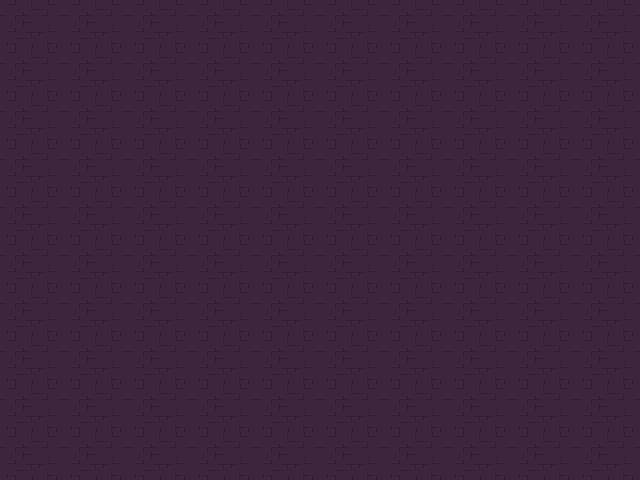

Below is a game level as drawn by its tile map, then a one-line description and the .tmx file that defines it, in full:
An orthogonal 40x30 tile map with 16x16 px tiles, 2 tile layers (Back, Front), 3 tilesets.

<map version="1.10" tiledversion="1.11.1" orientation="orthogonal" renderorder="right-down" width="40" height="30" tilewidth="16" tileheight="16" infinite="0" nextlayerid="4" nextobjectid="1">
 <tileset firstgid="1" name="Dungeon_Tileset" tilewidth="16" tileheight="16" tilecount="100" columns="10">
  <image source="../assets/2D Pixel Dungeon Asset Pack/character and tileset/Dungeon_Tileset.png" width="160" height="160" />
 </tileset>
 <tileset firstgid="101" name="tileset" tilewidth="16" tileheight="16" tilecount="44" columns="11">
  <image source="../assets/Hana Caraka Mining - Free/tileset.png" width="176" height="64" />
 </tileset>
 <tileset firstgid="145" name="ores n gems info" tilewidth="16" tileheight="16" tilecount="63" columns="9">
  <image source="../assets/Hana Caraka Mining - Free/ores n gems info.png" width="144" height="112" />
 </tileset>
 <layer id="2" name="Back" width="40" height="30">
  <data encoding="csv">
7,8,9,10,7,8,9,10,7,8,9,10,7,8,9,10,7,8,9,10,7,8,9,10,7,8,9,10,7,8,9,10,7,8,9,10,7,8,9,10,
17,18,19,20,17,18,19,20,17,18,19,20,17,18,19,20,17,18,19,20,17,18,19,20,17,18,19,20,17,18,19,20,17,18,19,20,17,18,19,20,
27,28,29,30,27,28,29,30,27,28,29,30,27,28,29,30,27,28,29,30,27,28,29,30,27,28,29,30,27,28,29,30,27,28,29,30,27,28,29,30,
7,8,9,10,7,8,9,10,7,8,9,10,7,8,9,10,7,8,9,10,7,8,9,10,7,8,9,10,7,8,9,10,7,8,9,10,7,8,9,10,
17,18,19,20,17,18,19,20,17,18,19,20,17,18,19,20,17,18,19,20,17,18,19,20,17,18,19,20,17,18,19,20,17,18,19,20,17,18,19,20,
27,28,29,30,27,28,29,30,27,28,29,30,27,28,29,30,27,28,29,30,27,28,29,30,27,28,29,30,27,28,29,30,27,28,29,30,27,28,29,30,
7,8,9,10,7,8,9,10,7,8,9,10,7,8,9,10,7,8,9,10,7,8,9,10,7,8,9,10,7,8,9,10,7,8,9,10,7,8,9,10,
17,18,19,20,17,18,19,20,17,18,19,20,17,18,19,20,17,18,19,20,17,18,19,20,17,18,19,20,17,18,19,20,17,18,19,20,17,18,19,20,
27,28,29,30,27,28,29,30,27,28,29,30,27,28,29,30,27,28,29,30,27,28,29,30,27,28,29,30,27,28,29,30,27,28,29,30,27,28,29,30,
7,8,9,10,7,8,9,10,7,8,9,10,7,8,9,10,7,8,9,10,7,8,9,10,7,8,9,10,7,8,9,10,7,8,9,10,7,8,9,10,
17,18,19,20,17,18,19,20,17,18,19,20,17,18,19,20,17,18,19,20,17,18,19,20,17,18,19,20,17,18,19,20,17,18,19,20,17,18,19,20,
27,28,29,30,27,28,29,30,27,28,29,30,27,28,29,30,27,28,29,30,27,28,29,30,27,28,29,30,27,28,29,30,27,28,29,30,27,28,29,30,
7,8,9,10,7,8,9,10,7,8,9,10,7,8,9,10,7,8,9,10,7,8,9,10,7,8,9,10,7,8,9,10,7,8,9,10,7,8,9,10,
17,18,19,20,17,18,19,20,17,18,19,20,17,18,19,20,17,18,19,20,17,18,19,20,17,18,19,20,17,18,19,20,17,18,19,20,17,18,19,20,
27,28,29,30,27,28,29,30,27,28,29,30,27,28,29,30,27,28,29,30,27,28,29,30,27,28,29,30,27,28,29,30,27,28,29,30,27,28,29,30,
7,8,9,10,7,8,9,10,7,8,9,10,7,8,9,10,7,8,9,10,7,8,9,10,7,8,9,10,7,8,9,10,7,8,9,10,7,8,9,10,
17,18,19,20,17,18,19,20,17,18,19,20,17,18,19,20,17,18,19,20,17,18,19,20,17,18,19,20,17,18,19,20,17,18,19,20,17,18,19,20,
27,28,29,30,27,28,29,30,27,28,29,30,27,28,29,30,27,28,29,30,27,28,29,30,27,28,29,30,27,28,29,30,27,28,29,30,27,28,29,30,
7,8,9,10,7,8,9,10,7,8,9,10,7,8,9,10,7,8,9,10,7,8,9,10,7,8,9,10,7,8,9,10,7,8,9,10,7,8,9,10,
17,18,19,20,17,18,19,20,17,18,19,20,17,18,19,20,17,18,19,20,17,18,19,20,17,18,19,20,17,18,19,20,17,18,19,20,17,18,19,20,
27,28,29,30,27,28,29,30,27,28,29,30,27,28,29,30,27,28,29,30,27,28,29,30,27,28,29,30,27,28,29,30,27,28,29,30,27,28,29,30,
7,8,9,10,7,8,9,10,7,8,9,10,7,8,9,10,7,8,9,10,7,8,9,10,7,8,9,10,7,8,9,10,7,8,9,10,7,8,9,10,
17,18,19,20,17,18,19,20,17,18,19,20,17,18,19,20,17,18,19,20,17,18,19,20,17,18,19,20,17,18,19,20,17,18,19,20,17,18,19,20,
27,28,29,30,27,28,29,30,27,28,29,30,27,28,29,30,27,28,29,30,27,28,29,30,27,28,29,30,27,28,29,30,27,28,29,30,27,28,29,30,
7,8,9,10,7,8,9,10,7,8,9,10,7,8,9,10,7,8,9,10,7,8,9,10,7,8,9,10,7,8,9,10,7,8,9,10,7,8,9,10,
17,18,19,20,17,18,19,20,17,18,19,20,17,18,19,20,17,18,19,20,17,18,19,20,17,18,19,20,17,18,19,20,17,18,19,20,17,18,19,20,
27,28,29,30,27,28,29,30,27,28,29,30,27,28,29,30,27,28,29,30,27,28,29,30,27,28,29,30,27,28,29,30,27,28,29,30,27,28,29,30,
7,8,9,10,7,8,9,10,7,8,9,10,7,8,9,10,7,8,9,10,7,8,9,10,7,8,9,10,7,8,9,10,7,8,9,10,7,8,9,10,
17,18,19,20,17,18,19,20,17,18,19,20,17,18,19,20,17,18,19,20,17,18,19,20,17,18,19,20,17,18,19,20,17,18,19,20,17,18,19,20,
27,28,29,30,27,28,29,30,27,28,29,30,27,28,29,30,27,28,29,30,27,28,29,30,27,28,29,30,27,28,29,30,27,28,29,30,27,28,29,30
</data>
 </layer>
 <layer id="3" name="Front" width="40" height="30">
  <data encoding="csv">
0,0,0,0,0,0,0,0,0,0,0,0,0,0,0,0,0,0,0,0,0,0,0,0,0,0,0,0,0,0,0,0,0,0,0,0,0,0,0,0,
0,0,0,0,0,0,0,0,0,0,0,0,0,0,0,0,0,0,0,0,0,0,0,0,0,0,0,0,0,0,0,0,0,0,0,0,0,0,0,0,
0,0,0,0,0,0,0,0,0,0,0,0,0,0,0,0,0,0,0,0,0,0,0,0,0,0,0,0,0,0,0,0,0,0,0,0,0,0,0,0,
0,0,0,0,0,0,0,0,0,0,0,0,0,0,0,0,0,0,0,0,0,0,0,0,0,0,0,0,0,0,0,0,0,0,0,0,0,0,0,0,
0,0,0,0,0,0,0,0,0,0,0,0,0,0,0,0,0,0,0,0,0,0,0,0,0,0,0,0,0,0,0,0,0,0,0,0,0,0,0,0,
0,0,0,0,0,0,0,0,0,0,0,0,0,0,0,0,0,0,0,0,0,0,0,0,0,0,0,0,0,0,0,0,0,0,0,0,0,0,0,0,
0,0,0,0,0,0,0,0,0,0,0,0,0,0,0,0,0,0,0,0,0,0,0,0,0,0,0,0,0,0,0,0,0,0,0,0,0,0,0,0,
0,0,0,0,0,0,0,0,0,0,0,0,0,0,0,0,0,0,0,0,0,0,0,0,0,0,0,0,0,0,0,0,0,0,0,0,0,0,0,0,
0,0,0,0,0,0,0,0,0,0,0,0,0,0,0,0,0,0,0,0,0,0,0,0,0,0,0,0,0,0,0,0,0,0,0,0,0,0,0,0,
0,0,0,0,0,0,0,0,0,0,0,0,0,0,0,0,0,0,0,0,0,0,0,0,0,0,0,0,0,0,0,0,0,0,0,0,0,0,0,0,
0,0,0,0,0,0,0,0,0,0,0,0,0,0,0,0,0,0,0,0,0,0,0,0,0,0,0,0,0,0,0,0,0,0,0,0,0,0,0,0,
0,0,0,0,0,0,0,0,0,0,0,0,0,0,0,0,0,0,0,0,0,0,0,0,0,0,0,0,0,0,0,0,0,0,0,0,0,0,0,0,
0,0,0,0,0,0,0,0,0,0,0,0,0,0,0,0,0,0,0,0,0,0,0,0,0,0,0,0,0,0,0,0,0,0,0,0,0,0,0,0,
0,0,0,0,0,0,0,0,0,0,0,0,0,0,0,0,0,0,0,0,0,0,0,0,0,0,0,0,0,0,0,0,0,0,0,0,0,0,0,0,
0,0,0,0,0,0,0,0,0,0,0,0,0,0,0,0,0,0,0,0,0,0,0,0,0,0,0,0,0,0,0,0,0,0,0,0,0,0,0,0,
0,0,0,0,0,0,0,0,0,0,0,0,0,0,0,0,0,0,0,0,0,0,0,0,0,0,0,0,0,0,0,0,0,0,0,0,0,0,0,0,
0,0,0,0,0,0,0,0,0,0,0,0,0,0,0,0,0,0,0,0,0,0,0,0,0,0,0,0,0,0,0,0,0,0,0,0,0,0,0,0,
0,0,0,0,0,0,0,0,0,0,0,0,0,0,0,0,0,0,0,0,0,0,0,0,0,0,0,0,0,0,0,0,0,0,0,0,0,0,0,0,
0,0,0,0,0,0,0,0,0,0,0,0,0,0,0,0,0,0,0,0,0,0,0,0,0,0,0,0,0,0,0,0,0,0,0,0,0,0,0,0,
0,0,0,0,0,0,0,0,0,0,0,0,0,0,0,0,0,0,0,0,0,0,0,0,0,0,0,0,0,0,0,0,0,0,0,0,0,0,0,0,
0,0,0,0,0,0,0,0,0,0,0,0,0,0,0,0,0,0,0,0,0,0,0,0,0,0,0,0,0,0,0,0,0,0,0,0,0,0,0,0,
0,0,0,0,0,0,0,0,0,0,0,0,0,0,0,0,0,0,0,0,0,0,0,0,0,0,0,0,0,0,0,0,0,0,0,0,0,0,0,0,
0,0,0,0,0,0,0,0,0,0,0,0,0,0,0,0,0,0,0,0,0,0,0,0,0,0,0,0,0,0,0,0,0,0,0,0,0,0,0,0,
0,0,0,0,0,0,0,0,0,0,0,0,0,0,0,0,0,0,0,0,0,0,0,0,0,0,0,0,0,0,0,0,0,0,0,0,0,0,0,0,
0,0,0,0,0,0,0,0,0,0,0,0,0,0,0,0,0,0,0,0,0,0,0,0,0,0,0,0,0,0,0,0,0,0,0,0,0,0,0,0,
0,0,0,0,0,0,0,0,0,0,0,0,0,0,0,0,0,0,0,0,0,0,0,0,0,0,0,0,0,0,0,0,0,0,0,0,0,0,0,0,
0,0,0,0,0,0,0,0,0,0,0,0,0,0,0,0,0,0,0,0,0,0,0,0,0,0,0,0,0,0,0,0,0,0,0,0,0,0,0,0,
0,0,0,0,0,0,0,0,0,0,0,0,0,0,0,0,0,0,0,0,0,0,0,0,0,0,0,0,0,0,0,0,0,0,0,0,0,0,0,0,
0,0,0,0,0,0,0,0,0,0,0,0,0,0,0,0,0,0,0,0,0,0,0,0,0,0,0,0,0,0,0,0,0,0,0,0,0,0,0,0,
0,0,0,0,0,0,0,0,0,0,0,0,0,0,0,0,0,0,0,0,0,0,0,0,0,0,0,0,0,0,0,0,0,0,0,0,0,0,0,0
</data>
 </layer>
</map>
